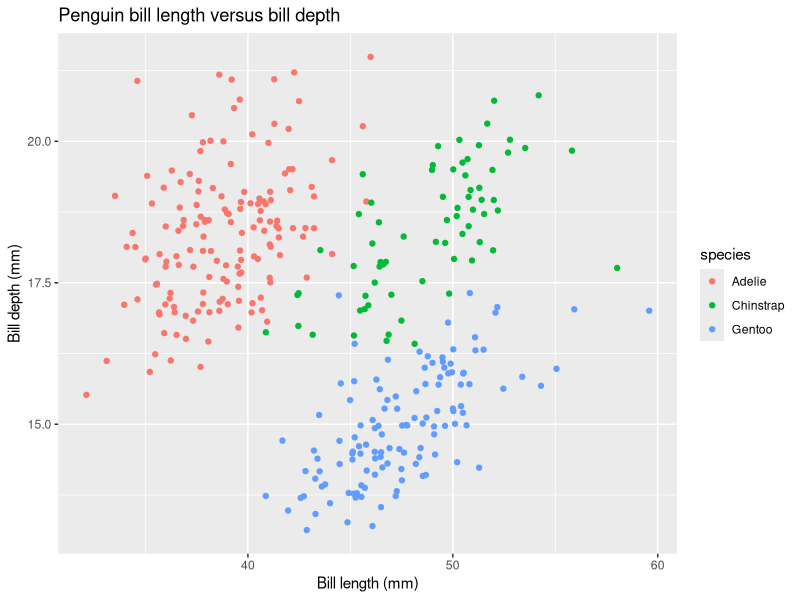
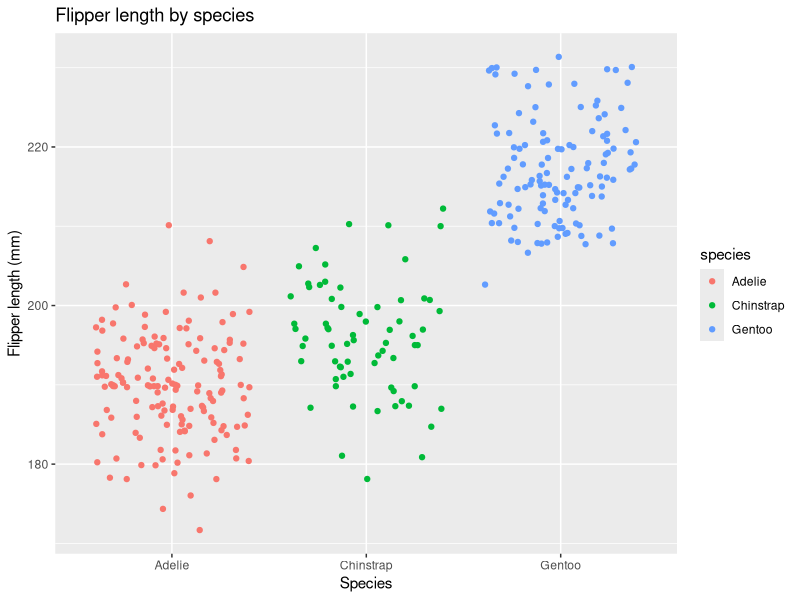

Write R code to recreate these figures, in order.
## ---- chunk 1
knitr::opts_chunk$set(echo = TRUE, warning = FALSE)

library(tidyverse)
library(palmerpenguins)
## ---- chunk 2
# f(x)=x^2 at x = 3
ex_1 <- expression(x ^ 2)
x <- 3

deriv_1 <- D(ex_1, 'x')
deriv_1

eval(deriv_1)
## ---- chunk 3
# 2 * (3a + 2) ^ 4 − 5 at a = 1.2
ex_2 <- expression(2 * (3 * a + 2) ^ 4 - 5)
a <- 1.2

deriv_2 <- D(ex_2, 'a')
deriv_2

eval(deriv_2)
## ---- chunk 4
# -4 * t / (t ^ 2 + 1) ^ 3 at t = 0
ex_3 <- expression(-4 * t / (t ^ 2 + 1) ^ 3)
t <- 0

deriv_3 <- D(ex_3, 't')
deriv_3

eval(deriv_3)
## ---- chunk 5
ggplot(data = penguins, aes(x = bill_length_mm, y = bill_depth_mm)) +
  geom_jitter(aes(color = species)) +
  labs(x = "Bill length (mm)",
       y = "Bill depth (mm)",
       title = "Penguin bill length versus bill depth")
## ---- chunk 6
ggplot(data = penguins, aes(x = species, y = flipper_length_mm)) +
  geom_jitter(aes(color = species)) +
  labs(x = "Species",
       y = "Flipper length (mm)",
       title = "Flipper length by species")
